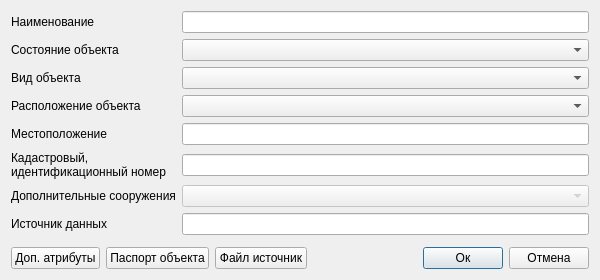
<?xml version="1.0" encoding="UTF-8"?>
<ui version="4.0">
 <class>Dialog</class>
 <widget class="QDialog" name="Dialog">
  <property name="geometry">
   <rect>
    <x>0</x>
    <y>0</y>
    <width>600</width>
    <height>280</height>
   </rect>
  </property>
  <property name="minimumSize">
   <size>
    <width>600</width>
    <height>280</height>
   </size>
  </property>
  <property name="windowTitle">
   <string>Объекты водоотведения (полигон)</string>
  </property>
  <property name="accessibleName">
   <string notr="true">btnSave</string>
  </property>
  <layout class="QVBoxLayout" name="verticalLayout_2">
   <item>
    <layout class="QGridLayout" name="gridLayout_2">
     <item row="0" column="1">
      <layout class="QHBoxLayout" name="horizontalLayout_4">
       <item>
        <layout class="QGridLayout" name="gridLayout_3">
         <item row="4" column="0">
          <widget class="QLabel" name="label_3">
           <property name="text">
            <string>Местоположение</string>
           </property>
          </widget>
         </item>
         <item row="1" column="0">
          <widget class="QLabel" name="label_10">
           <property name="text">
            <string>Состояние объекта</string>
           </property>
          </widget>
         </item>
         <item row="2" column="0">
          <widget class="QLabel" name="label_11">
           <property name="text">
            <string>Вид объекта</string>
           </property>
          </widget>
         </item>
         <item row="3" column="1">
          <widget class="QgsCheckableComboBox" name="cbArrangement"/>
         </item>
         <item row="3" column="0">
          <widget class="QLabel" name="label_2">
           <property name="text">
            <string>Расположение объекта</string>
           </property>
          </widget>
         </item>
         <item row="5" column="0">
          <widget class="QLabel" name="label_24">
           <property name="text">
            <string>Кадастровый, 
идентификационный номер</string>
           </property>
          </widget>
         </item>
         <item row="5" column="1">
          <widget class="QLineEdit" name="tbCadastralNumber">
           <property name="clearButtonEnabled">
            <bool>true</bool>
           </property>
          </widget>
         </item>
         <item row="4" column="1">
          <widget class="QLineEdit" name="tbLocation">
           <property name="clearButtonEnabled">
            <bool>true</bool>
           </property>
          </widget>
         </item>
         <item row="2" column="1">
          <widget class="QComboBox" name="cbObjectType">
           <property name="enabled">
            <bool>true</bool>
           </property>
           <property name="accessibleName">
            <string notr="true">cbPipeType</string>
           </property>
           <property name="placeholderText">
            <string/>
           </property>
          </widget>
         </item>
         <item row="0" column="0">
          <widget class="QLabel" name="label">
           <property name="text">
            <string>Наименование</string>
           </property>
          </widget>
         </item>
         <item row="0" column="1">
          <widget class="QLineEdit" name="tbDenomination">
           <property name="clearButtonEnabled">
            <bool>true</bool>
           </property>
          </widget>
         </item>
         <item row="7" column="0">
          <widget class="QLabel" name="label_25">
           <property name="text">
            <string>Источник данных</string>
           </property>
          </widget>
         </item>
         <item row="1" column="1">
          <widget class="QComboBox" name="cbObjectState">
           <property name="accessibleName">
            <string notr="true">cbPipeType</string>
           </property>
          </widget>
         </item>
         <item row="7" column="1">
          <widget class="QLineEdit" name="tbDataSource">
           <property name="clearButtonEnabled">
            <bool>true</bool>
           </property>
          </widget>
         </item>
         <item row="6" column="0">
          <widget class="QLabel" name="label_4">
           <property name="text">
            <string>Дополнительные сооружения</string>
           </property>
          </widget>
         </item>
         <item row="6" column="1">
          <widget class="QComboBox" name="cbAdditionalStructures">
           <property name="enabled">
            <bool>false</bool>
           </property>
          </widget>
         </item>
        </layout>
       </item>
      </layout>
     </item>
     <item row="3" column="1">
      <layout class="QHBoxLayout" name="horizontalLayout">
       <item>
        <widget class="QPushButton" name="btnAdditionalAttributes">
         <property name="text">
          <string>Доп. атрибуты</string>
         </property>
        </widget>
       </item>
       <item>
        <widget class="QPushButton" name="btnObjectPassport">
         <property name="text">
          <string>Паспорт объекта</string>
         </property>
        </widget>
       </item>
       <item>
        <widget class="QPushButton" name="btnDownloadFiles">
         <property name="text">
          <string>Файл источник</string>
         </property>
        </widget>
       </item>
       <item>
        <spacer name="horizontalSpacer">
         <property name="orientation">
          <enum>Qt::Horizontal</enum>
         </property>
         <property name="sizeHint" stdset="0">
          <size>
           <width>40</width>
           <height>20</height>
          </size>
         </property>
        </spacer>
       </item>
       <item>
        <widget class="QPushButton" name="btnOk">
         <property name="accessibleName">
          <string notr="true">btnSave</string>
         </property>
         <property name="text">
          <string>Ок</string>
         </property>
         <property name="default">
          <bool>true</bool>
         </property>
        </widget>
       </item>
       <item>
        <widget class="QPushButton" name="btnCancel">
         <property name="accessibleName">
          <string notr="true">btnCancel</string>
         </property>
         <property name="text">
          <string>Отмена</string>
         </property>
        </widget>
       </item>
      </layout>
     </item>
     <item row="2" column="1">
      <layout class="QHBoxLayout" name="horizontalLayout_2">
       <item>
        <spacer name="verticalSpacer">
         <property name="orientation">
          <enum>Qt::Vertical</enum>
         </property>
         <property name="sizeHint" stdset="0">
          <size>
           <width>20</width>
           <height>40</height>
          </size>
         </property>
        </spacer>
       </item>
      </layout>
     </item>
    </layout>
   </item>
  </layout>
 </widget>
 <customwidgets>
  <customwidget>
   <class>QgsCheckableComboBox</class>
   <extends>QComboBox</extends>
   <header>qgscheckablecombobox.h</header>
  </customwidget>
 </customwidgets>
 <tabstops>
  <tabstop>tbDenomination</tabstop>
  <tabstop>cbObjectState</tabstop>
  <tabstop>cbObjectType</tabstop>
  <tabstop>cbArrangement</tabstop>
  <tabstop>tbLocation</tabstop>
  <tabstop>tbCadastralNumber</tabstop>
  <tabstop>cbAdditionalStructures</tabstop>
  <tabstop>tbDataSource</tabstop>
  <tabstop>btnAdditionalAttributes</tabstop>
  <tabstop>btnObjectPassport</tabstop>
  <tabstop>btnDownloadFiles</tabstop>
  <tabstop>btnOk</tabstop>
  <tabstop>btnCancel</tabstop>
 </tabstops>
 <resources/>
 <connections/>
</ui>
